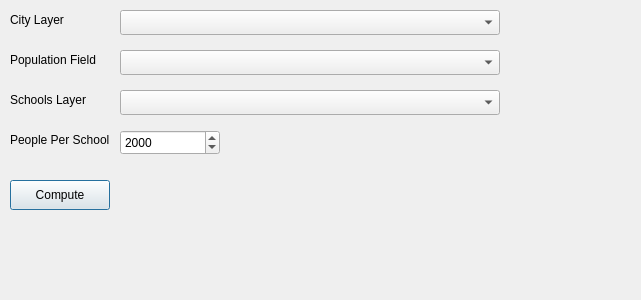
<?xml version="1.0" encoding="UTF-8"?>
<ui version="4.0">
 <class>neededSchoolsDialog</class>
 <widget class="QDialog" name="neededSchoolsDialog">
  <property name="geometry">
   <rect>
    <x>0</x>
    <y>0</y>
    <width>641</width>
    <height>300</height>
   </rect>
  </property>
  <widget class="QLabel" name="label_cityLayer">
   <property name="geometry">
    <rect>
     <x>10</x>
     <y>10</y>
     <width>101</width>
     <height>20</height>
    </rect>
   </property>
   <property name="text">
    <string>City Layer</string>
   </property>
  </widget>
  <widget class="QComboBox" name="comboBox_cityLayer">
   <property name="geometry">
    <rect>
     <x>120</x>
     <y>10</y>
     <width>380</width>
     <height>25</height>
    </rect>
   </property>
  </widget>
  <widget class="QLabel" name="label_schoolsLayer">
   <property name="geometry">
    <rect>
     <x>10</x>
     <y>90</y>
     <width>101</width>
     <height>20</height>
    </rect>
   </property>
   <property name="text">
    <string>Schools Layer</string>
   </property>
  </widget>
  <widget class="QComboBox" name="comboBox_schoolsLayer">
   <property name="geometry">
    <rect>
     <x>120</x>
     <y>90</y>
     <width>380</width>
     <height>25</height>
    </rect>
   </property>
  </widget>
  <widget class="QLabel" name="label_population">
   <property name="geometry">
    <rect>
     <x>10</x>
     <y>50</y>
     <width>101</width>
     <height>20</height>
    </rect>
   </property>
   <property name="text">
    <string>Population Field</string>
   </property>
  </widget>
  <widget class="QComboBox" name="comboBox_populationField">
   <property name="geometry">
    <rect>
     <x>120</x>
     <y>50</y>
     <width>380</width>
     <height>25</height>
    </rect>
   </property>
  </widget>
  <widget class="QLabel" name="label_peoplePerSchool">
   <property name="geometry">
    <rect>
     <x>10</x>
     <y>130</y>
     <width>101</width>
     <height>20</height>
    </rect>
   </property>
   <property name="text">
    <string>People Per School</string>
   </property>
  </widget>
  <widget class="QSpinBox" name="spinBox_peoplePerSchool">
   <property name="geometry">
    <rect>
     <x>120</x>
     <y>130</y>
     <width>100</width>
     <height>25</height>
    </rect>
   </property>
   <property name="minimum">
    <number>1</number>
   </property>
   <property name="maximum">
    <number>100000</number>
   </property>
   <property name="value">
    <number>2000</number>
   </property>
  </widget>
  <widget class="QPushButton" name="button_execute">
   <property name="geometry">
    <rect>
     <x>10</x>
     <y>180</y>
     <width>100</width>
     <height>30</height>
    </rect>
   </property>
   <property name="text">
    <string>Compute</string>
   </property>
  </widget>
 </widget>
 <resources/>
 <connections/>
</ui>
